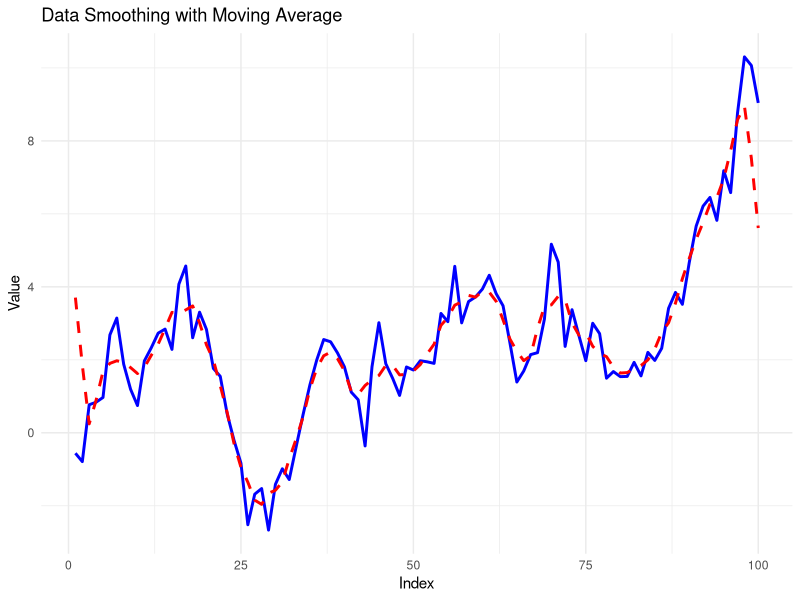

This figure's R source:
# Install and load required packages (if not already installed)
# install.packages("ggplot2")

library(ggplot2)

# Function to perform moving average smoothing
moving_average <- function(data, window_size) {
  ma <- filter(data, rep(1/window_size, window_size), sides = 2, circular = TRUE)
  return(ma)
}

# Generate a synthetic dataset with noise
set.seed(123)
original_data <- cumsum(rnorm(100, mean = 0, sd = 1))

# Apply moving average smoothing
smoothed_data <- moving_average(original_data, window_size = 5)

# Create a plot to visualize the original and smoothed datasets
df <- data.frame(x = 1:length(original_data), Original = original_data, Smoothed = smoothed_data)

ggplot(df, aes(x = x)) +
  geom_line(aes(y = Original), color = "blue", size = 1, linetype = "solid") +
  geom_line(aes(y = Smoothed), color = "red", size = 1, linetype = "dashed") +
  labs(title = "Data Smoothing with Moving Average", x = "Index", y = "Value") +
  theme_minimal()
